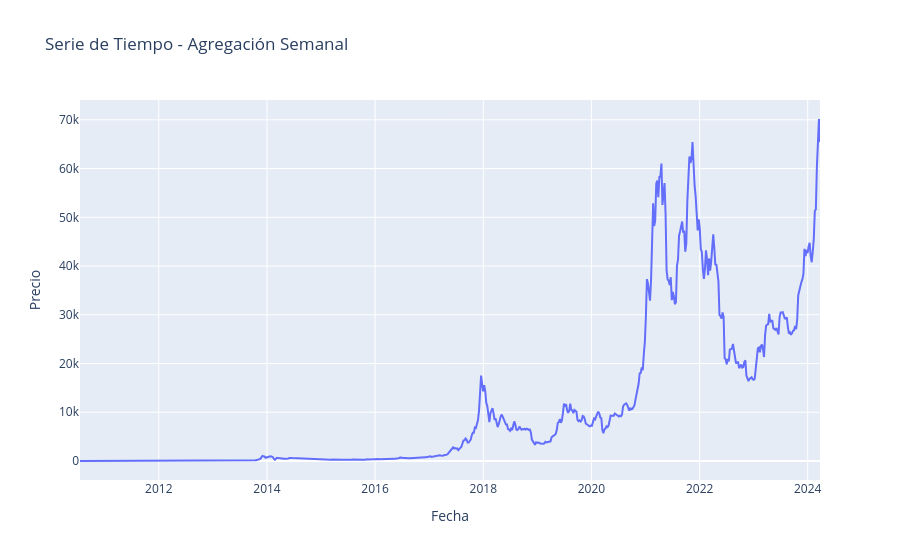
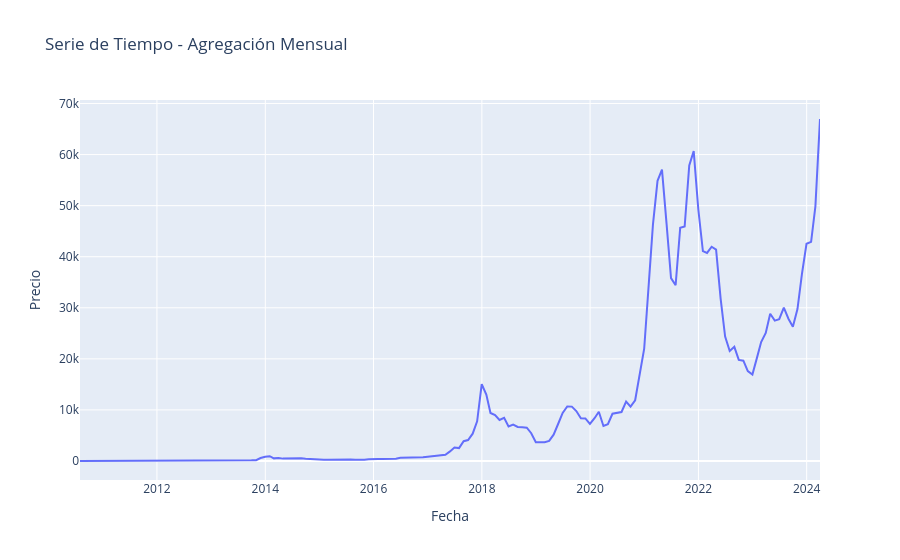
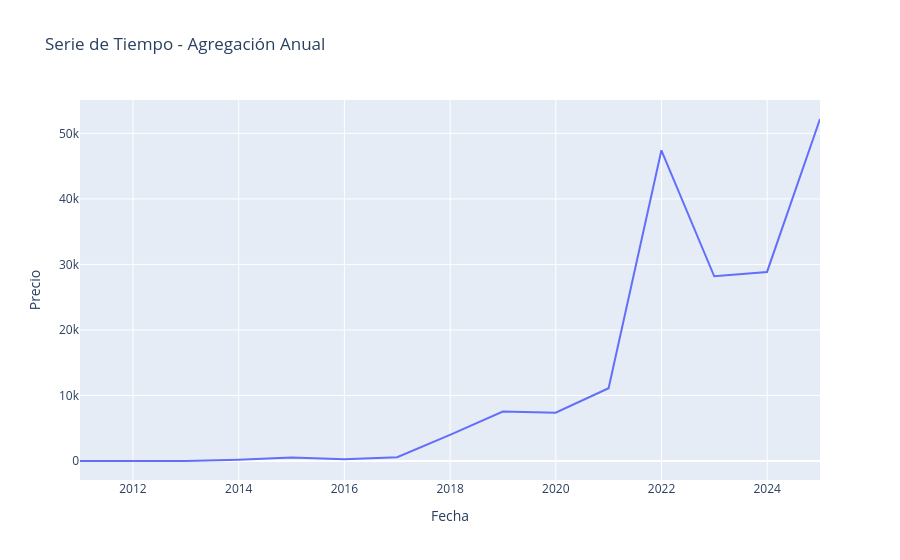

Source (notebook cell) for these figures, in order:
### Markdown cell above
Posteriormente, se construyó un histograma para representar la distribución del volumen de transacciones de Bitcoin a nivel diario, donde el eje X corresponde al volumen y el eje Y a la frecuencia de cada intervalo de volumen. El objetivo de este histograma es obtener una representación visual de cómo se distribuye el volumen de transacciones de Bitcoin a lo largo del tiempo, permitiendo identificar patrones o anomalías en los datos.

El comportamiento observado en las barras del histograma, especialmente su dispersión, puede explicarse por varios factores relacionados con los datos y la naturaleza del mercado de Bitcoin. Las barras del histograma muestran una gran dispersión debido a la alta volatilidad y variabilidad del mercado de Bitcoin. El volumen de transacciones puede fluctuar significativamente en períodos muy cortos, lo que provoca una gran cantidad de días con volúmenes extremos. Esta variabilidad distorsiona la distribución de los datos, resultando en una forma platicúrtica, caracterizada por colas gruesas y una amplia dispersión en relación con la media.

### Code cell
import pandas as pd
import plotly.express as px
import plotly.graph_objects as go

# --- Paso 1: Preparar el DataFrame ---
# Se asume que df ya está cargado y contiene las columnas "Price", "Open", "High", "Low"
# Convertir "Price" y otras columnas a numérico (quitando comas si las hay)
df['Price'] = pd.to_numeric(df['Price'].astype(str).str.replace(',', ''), errors='coerce')
df['Open'] = pd.to_numeric(df['Open'].astype(str).str.replace(',', ''), errors='coerce')
df['High'] = pd.to_numeric(df['High'].astype(str).str.replace(',', ''), errors='coerce')
df['Low']  = pd.to_numeric(df['Low'].astype(str).str.replace(',', ''), errors='coerce')

# --- Paso 2: Crear series de tiempo agregadas por semana, mes y año ---
# Se asume que df ya tiene "Date" como índice
df_ts = df.copy()

# Agregación semanal, mensual y anual (usando la media de Price)
weekly_series  = df_ts['Price'].resample('W').mean()
monthly_series = df_ts['Price'].resample('M').mean()
annual_series  = df_ts['Price'].resample('A').mean()

# --- Paso 3: Gráficos de series de tiempo ---

# Gráfico de series de tiempo semanal
fig_week = go.Figure()
fig_week.add_trace(go.Scatter(x=weekly_series.index, y=weekly_series.values,
                              mode='lines', name='Semanal'))
fig_week.update_layout(title='Serie de Tiempo - Agregación Semanal',
                       xaxis_title='Fecha', yaxis_title='Precio')
fig_week.show()

# Gráfico de series de tiempo mensual
fig_month = go.Figure()
fig_month.add_trace(go.Scatter(x=monthly_series.index, y=monthly_series.values,
                               mode='lines', name='Mensual'))
fig_month.update_layout(title='Serie de Tiempo - Agregación Mensual',
                        xaxis_title='Fecha', yaxis_title='Precio')
fig_month.show()

# Gráfico de series de tiempo anual
fig_year = go.Figure()
fig_year.add_trace(go.Scatter(x=annual_series.index, y=annual_series.values,
                              mode='lines', name='Anual'))
fig_year.update_layout(title='Serie de Tiempo - Agregación Anual',
                       xaxis_title='Fecha', yaxis_title='Precio')
fig_year.show()

### Figure 1 — Plotly figure (JSON) as saved in the notebook; plotly's stock layout.template omitted (floating-point values rounded to 4 significant figures; data arrays with more than 128 entries replaced by an {"elided": "..."} marker saying what was removed)
{"data": [{"mode": "lines", "name": "Semanal", "type": "scatter", "x": {"elided": "715 str values"}, "y": {"elided": "715 float values"}}], "layout": {"title": {"text": "Serie de Tiempo - Agregación Semanal"}, "xaxis": {"title": {"text": "Fecha"}}, "yaxis": {"title": {"text": "Precio"}}}}

### Figure 2 — Plotly figure (JSON) as saved in the notebook; plotly's stock layout.template omitted (floating-point values rounded to 4 significant figures; data arrays with more than 128 entries replaced by an {"elided": "..."} marker saying what was removed)
{"data": [{"mode": "lines", "name": "Mensual", "type": "scatter", "x": {"elided": "165 str values"}, "y": {"elided": "165 float values"}}], "layout": {"title": {"text": "Serie de Tiempo - Agregación Mensual"}, "xaxis": {"title": {"text": "Fecha"}}, "yaxis": {"title": {"text": "Precio"}}}}

### Figure 3 — Plotly figure (JSON) as saved in the notebook; plotly's stock layout.template omitted (floating-point values rounded to 4 significant figures)
{"data": [{"mode": "lines", "name": "Anual", "type": "scatter", "x": ["2010-12-31T00:00:00.000000000", "2011-12-31T00:00:00.000000000", "2012-12-31T00:00:00.000000000", "2013-12-31T00:00:00.000000000", "2014-12-31T00:00:00.000000000", "2015-12-31T00:00:00.000000000", "2016-12-31T00:00:00.000000000", "2017-12-31T00:00:00.000000000", "2018-12-31T00:00:00.000000000", "2019-12-31T00:00:00.000000000", "2020-12-31T00:00:00.000000000", "2021-12-31T00:00:00.000000000", "2022-12-31T00:00:00.000000000", "2023-12-31T00:00:00.000000000", "2024-12-31T00:00:00.000000000"], "y": [0.1587, 5.645, 8.292, 200.1, 522.9, 272.0, 567.0, 3981.0, 7552.0, 7372.0, 11110.0, 47410.0, 28190.0, 28850.0, 52190.0]}], "layout": {"title": {"text": "Serie de Tiempo - Agregación Anual"}, "xaxis": {"title": {"text": "Fecha"}}, "yaxis": {"title": {"text": "Precio"}}}}
